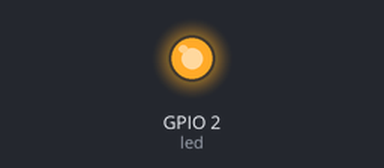
The sketch below on a simulated ESP32. Shown: output pins drawn as LEDs (lit = HIGH). WiFi joins after 1.5 s; servers stay silent unless stated; the Firebase database answers and starts empty; what the sketch prints to the serial monitor is not drawn.

Above: at 0.1 s.
At 1.7 s:
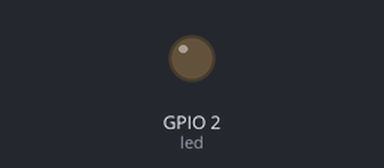
Timing chart, 0 to 3.2 s (numbered marks = the images above):
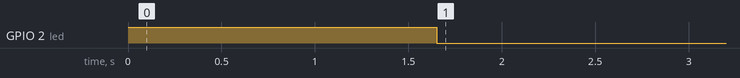

Measured:
- by itself, GPIO 2 (led): HIGH → LOW at 1.7 s

The sketch:

Connect_FIrebase.ino
```cpp
#define led 2
#include <WiFi.h>
#include <FirebaseESP32.h>
//1. Change the following info
#define ssid "WIFI-UNP"
#define password ""
#define FIREBASE_HOST "https://ledproject2-54d59-default-rtdb.firebaseio.com/"
#define FIREBASE_AUTH "44BgC6rBZerQjbeQY0ywV46UxesMfu0xukMspETC"
FirebaseData fbdo;
void setup()
{
  pinMode(led, OUTPUT);
  digitalWrite(led, 1);

  Serial.begin(9600);
  WiFi.begin (ssid, password);
  while (WiFi.status() != WL_CONNECTED) {
    Serial.print(".");
    delay(300);
    }
  Serial.println ("");
  Serial.println ("WiFi terhubung.");
  Serial.println ("Alamat IP:");
  Serial.println (WiFi.localIP ());
  Serial.println();
  Firebase.begin(FIREBASE_HOST, FIREBASE_AUTH);
  Firebase.reconnectWiFi(true);
}
void loop()
{
  if(Firebase.getString(fbdo, "/LED1"))
  {
    Serial.print("Get int data A success, str = ");
    Serial.println(fbdo.stringData());
    digitalWrite(led, fbdo.stringData().toInt());
  }else{
    Serial.print("Error in getString, ");
    Serial.println(fbdo.errorReason());
  }
}
```
